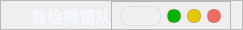
         <widget class="QFrame" name="top">
          <property name="minimumSize">
           <size>
            <width>0</width>
            <height>30</height>
           </size>
          </property>
          <property name="maximumSize">
           <size>
            <width>16777215</width>
            <height>30</height>
           </size>
          </property>
          <property name="styleSheet">
           <string notr="true">QFrame#top{
background-color: rgba(255, 255, 255,0);
}</string>
          </property>
          <property name="frameShape">
           <enum>QFrame::Shape::StyledPanel</enum>
          </property>
          <property name="frameShadow">
           <enum>QFrame::Shadow::Raised</enum>
          </property>
          <layout class="QHBoxLayout" name="horizontalLayout">
           <property name="spacing">
            <number>0</number>
           </property>
           <property name="leftMargin">
            <number>20</number>
           </property>
           <property name="topMargin">
            <number>0</number>
           </property>
           <property name="bottomMargin">
            <number>0</number>
           </property>
           <item>
            <widget class="QLabel" name="explain_title">
             <property name="minimumSize">
              <size>
               <width>0</width>
               <height>30</height>
              </size>
             </property>
             <property name="maximumSize">
              <size>
               <width>16777215</width>
               <height>30</height>
              </size>
             </property>
             <property name="styleSheet">
              <string notr="true">color: rgb(245, 248, 252);

padding-left: 10px;

font-family: &quot;Microsoft YaHei UI&quot;;
font-size: 12pt;
font-weight: 700;</string>
             </property>
             <property name="text">
              <string>智检微钢队</string>
             </property>
             <property name="alignment">
              <set>Qt::AlignmentFlag::AlignCenter</set>
             </property>
            </widget>
           </item>
           <item>
            <widget class="QFrame" name="buttons_sf">
             <property name="minimumSize">
              <size>
               <width>120</width>
               <height>30</height>
              </size>
             </property>
             <property name="maximumSize">
              <size>
               <width>120</width>
               <height>30</height>
              </size>
             </property>
             <property name="frameShape">
              <enum>QFrame::Shape::StyledPanel</enum>
             </property>
             <property name="frameShadow">
              <enum>QFrame::Shadow::Raised</enum>
             </property>
             <layout class="QHBoxLayout" name="horizontalLayout_2">
              <property name="topMargin">
               <number>0</number>
              </property>
              <property name="bottomMargin">
               <number>0</number>
              </property>
              <item>
               <widget class="QPushButton" name="settings_button">
                <property name="minimumSize">
                 <size>
                  <width>0</width>
                  <height>20</height>
                 </size>
                </property>
                <property name="maximumSize">
                 <size>
                  <width>16777215</width>
                  <height>20</height>
                 </size>
                </property>
                <property name="cursor">
                 <cursorShape>PointingHandCursor</cursorShape>
                </property>
                <property name="styleSheet">
                 <string notr="true">QPushButton {
    background-color: transparent;
    background-image: url(:/all/img/set.png);
    background-repeat: no-repeat;
    background-position: center;

    border: 1px solid rgba(120, 160, 200, 40);
    border-radius: 8px;
}</string>
                </property>
                <property name="text">
                 <string/>
                </property>
               </widget>
              </item>
              <item>
               <widget class="QPushButton" name="min_sf">
                <property name="minimumSize">
                 <size>
                  <width>14</width>
                  <height>14</height>
                 </size>
                </property>
                <property name="maximumSize">
                 <size>
                  <width>14</width>
                  <height>14</height>
                 </size>
                </property>
                <property name="styleSheet">
                 <string notr="true">QPushButton{
	
	background-color: rgb(4, 180, 0);
border:1px solid rgba(113, 17, 15,50);
border-radius:6px;
}
QPushButton:hover {
background-color:rgb(139, 29, 31)
	
}
QPushButton:pressed {
	background-color: rgb(232, 59, 35);
}
</string>
                </property>
                <property name="text">
                 <string/>
                </property>
               </widget>
              </item>
              <item>
               <widget class="QPushButton" name="max_sf">
                <property name="minimumSize">
                 <size>
                  <width>14</width>
                  <height>14</height>
                 </size>
                </property>
                <property name="maximumSize">
                 <size>
                  <width>14</width>
                  <height>14</height>
                 </size>
                </property>
                <property name="styleSheet">
                 <string notr="true">QPushButton{
	
	background-color: rgb(227, 199, 0);
border:1px solid rgba(113, 17, 15,50);
border-radius:6px;
}
QPushButton:hover {
background-color:rgb(139, 29, 31)
	
}
QPushButton:pressed {
	background-color: rgb(232, 59, 35);
}
</string>
                </property>
                <property name="text">
                 <string/>
                </property>
               </widget>
              </item>
              <item>
               <widget class="QPushButton" name="close_button">
                <property name="minimumSize">
                 <size>
                  <width>14</width>
                  <height>14</height>
                 </size>
                </property>
                <property name="maximumSize">
                 <size>
                  <width>14</width>
                  <height>14</height>
                 </size>
                </property>
                <property name="styleSheet">
                 <string notr="true">QPushButton{
	
	background-color: rgb(240, 108, 96);
border:1px solid rgba(113, 17, 15,50);
border-radius:6px;
}
QPushButton:hover {
background-color:rgb(139, 29, 31)
	
}
QPushButton:pressed {
	background-color: rgb(232, 59, 35);
}
</string>
                </property>
                <property name="text">
                 <string/>
                </property>
               </widget>
              </item>
             </layout>
            </widget>
           </item>
          </layout>
         </widget>
